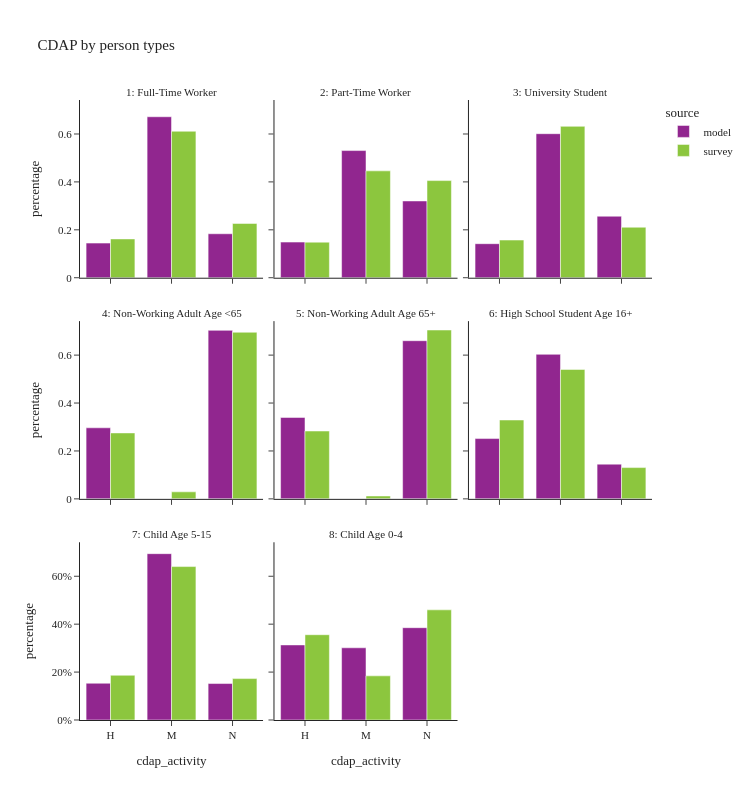

The cell this chart's notebook holds for it:
### Code cell
util.plot_share_facetbar(per_data, 'person_weight', share_col="cdap_activity", title="CDAP by person types", 
                            facet_col="ptype_label", facet_col_wrap=3, height=800, orientation='v')

### Figure 1 — Plotly figure (JSON) as saved in the notebook; plotly's stock layout.template omitted (floating-point values rounded to 4 significant figures)
{"data": [{"alignmentgroup": "True", "customdata": [[265009], [1231708], [336445]], "hovertemplate": "source=model<br>ptype_label=1: Full-Time Worker<br>cdap_activity=%{x}<br>percentage=%{y}<br>sample_size=%{customdata[0]}<extra></extra>", "legendgroup": "model", "marker": {"color": "#91268F", "pattern": {"shape": ""}}, "name": "model", "offsetgroup": "model", "orientation": "v", "showlegend": true, "textposition": "auto", "type": "bar", "x": ["H", "M", "N"], "xaxis": "x7", "y": [0.1446, 0.6719, 0.1835], "yaxis": "y7"}, {"alignmentgroup": "True", "customdata": [[51923], [185223], [111822]], "hovertemplate": "source=model<br>ptype_label=2: Part-Time Worker<br>cdap_activity=%{x}<br>percentage=%{y}<br>sample_size=%{customdata[0]}<extra></extra>", "legendgroup": "model", "marker": {"color": "#91268F", "pattern": {"shape": ""}}, "name": "model", "offsetgroup": "model", "orientation": "v", "showlegend": false, "textposition": "auto", "type": "bar", "x": ["H", "M", "N"], "xaxis": "x8", "y": [0.1488, 0.5308, 0.3204], "yaxis": "y8"}, {"alignmentgroup": "True", "customdata": [[23073], [97629], [41686]], "hovertemplate": "source=model<br>ptype_label=3: University Student<br>cdap_activity=%{x}<br>percentage=%{y}<br>sample_size=%{customdata[0]}<extra></extra>", "legendgroup": "model", "marker": {"color": "#91268F", "pattern": {"shape": ""}}, "name": "model", "offsetgroup": "model", "orientation": "v", "showlegend": false, "textposition": "auto", "type": "bar", "x": ["H", "M", "N"], "xaxis": "x9", "y": [0.1421, 0.6012, 0.2567], "yaxis": "y9"}, {"alignmentgroup": "True", "customdata": [[166701], [395320]], "hovertemplate": "source=model<br>ptype_label=4: Non-Working Adult Age <65<br>cdap_activity=%{x}<br>percentage=%{y}<br>sample_size=%{customdata[0]}<extra></extra>", "legendgroup": "model", "marker": {"color": "#91268F", "pattern": {"shape": ""}}, "name": "model", "offsetgroup": "model", "orientation": "v", "showlegend": false, "textposition": "auto", "type": "bar", "x": ["H", "N"], "xaxis": "x4", "y": [0.2966, 0.7034], "yaxis": "y4"}, {"alignmentgroup": "True", "customdata": [[176736], [343312]], "hovertemplate": "source=model<br>ptype_label=5: Non-Working Adult Age 65+<br>cdap_activity=%{x}<br>percentage=%{y}<br>sample_size=%{customdata[0]}<extra></extra>", "legendgroup": "model", "marker": {"color": "#91268F", "pattern": {"shape": ""}}, "name": "model", "offsetgroup": "model", "orientation": "v", "showlegend": false, "textposition": "auto", "type": "bar", "x": ["H", "N"], "xaxis": "x5", "y": [0.3398, 0.6602], "yaxis": "y5"}, {"alignmentgroup": "True", "customdata": [[32110], [76966], [18487]], "hovertemplate": "source=model<br>ptype_label=6: High School Student Age 16+<br>cdap_activity=%{x}<br>percentage=%{y}<br>sample_size=%{customdata[0]}<extra></extra>", "legendgroup": "model", "marker": {"color": "#91268F", "pattern": {"shape": ""}}, "name": "model", "offsetgroup": "model", "orientation": "v", "showlegend": false, "textposition": "auto", "type": "bar", "x": ["H", "M", "N"], "xaxis": "x6", "y": [0.2517, 0.6034, 0.1449], "yaxis": "y6"}, {"alignmentgroup": "True", "customdata": [[85494], [386817], [84792]], "hovertemplate": "source=model<br>ptype_label=7: Child Age 5-15<br>cdap_activity=%{x}<br>percentage=%{y}<br>sample_size=%{customdata[0]}<extra></extra>", "legendgroup": "model", "marker": {"color": "#91268F", "pattern": {"shape": ""}}, "name": "model", "offsetgroup": "model", "orientation": "v", "showlegend": false, "textposition": "auto", "type": "bar", "x": ["H", "M", "N"], "xaxis": "x", "y": [0.1535, 0.6943, 0.1522], "yaxis": "y"}, {"alignmentgroup": "True", "customdata": [[76685], [73770], [94301]], "hovertemplate": "source=model<br>ptype_label=8: Child Age 0-4<br>cdap_activity=%{x}<br>percentage=%{y}<br>sample_size=%{customdata[0]}<extra></extra>", "legendgroup": "model", "marker": {"color": "#91268F", "pattern": {"shape": ""}}, "name": "model", "offsetgroup": "model", "orientation": "v", "showlegend": false, "textposition": "auto", "type": "bar", "x": ["H", "M", "N"], "xaxis": "x2", "y": [0.3133, 0.3014, 0.3853], "yaxis": "y2"}, {"alignmentgroup": "True", "customdata": [[835], [2684], [1553]], "hovertemplate": "source=survey<br>ptype_label=1: Full-Time Worker<br>cdap_activity=%{x}<br>percentage=%{y}<br>sample_size=%{customdata[0]}<extra></extra>", "legendgroup": "survey", "marker": {"color": "#8CC63E", "pattern": {"shape": ""}}, "name": "survey", "offsetgroup": "survey", "orientation": "v", "showlegend": true, "textposition": "auto", "type": "bar", "x": ["H", "M", "N"], "xaxis": "x7", "y": [0.162, 0.6114, 0.2266], "yaxis": "y7"}, {"alignmentgroup": "True", "customdata": [[327], [515], [652]], "hovertemplate": "source=survey<br>ptype_label=2: Part-Time Worker<br>cdap_activity=%{x}<br>percentage=%{y}<br>sample_size=%{customdata[0]}<extra></extra>", "legendgroup": "survey", "marker": {"color": "#8CC63E", "pattern": {"shape": ""}}, "name": "survey", "offsetgroup": "survey", "orientation": "v", "showlegend": false, "textposition": "auto", "type": "bar", "x": ["H", "M", "N"], "xaxis": "x8", "y": [0.1485, 0.446, 0.4055], "yaxis": "y8"}, {"alignmentgroup": "True", "customdata": [[154], [245], [166]], "hovertemplate": "source=survey<br>ptype_label=3: University Student<br>cdap_activity=%{x}<br>percentage=%{y}<br>sample_size=%{customdata[0]}<extra></extra>", "legendgroup": "survey", "marker": {"color": "#8CC63E", "pattern": {"shape": ""}}, "name": "survey", "offsetgroup": "survey", "orientation": "v", "showlegend": false, "textposition": "auto", "type": "bar", "x": ["H", "M", "N"], "xaxis": "x9", "y": [0.1572, 0.6319, 0.2108], "yaxis": "y9"}, {"alignmentgroup": "True", "customdata": [[834], [35], [1007]], "hovertemplate": "source=survey<br>ptype_label=4: Non-Working Adult Age <65<br>cdap_activity=%{x}<br>percentage=%{y}<br>sample_size=%{customdata[0]}<extra></extra>", "legendgroup": "survey", "marker": {"color": "#8CC63E", "pattern": {"shape": ""}}, "name": "survey", "offsetgroup": "survey", "orientation": "v", "showlegend": false, "textposition": "auto", "type": "bar", "x": ["H", "M", "N"], "xaxis": "x4", "y": [0.2752, 0.02936, 0.6954], "yaxis": "y4"}, {"alignmentgroup": "True", "customdata": [[480], [10], [1150]], "hovertemplate": "source=survey<br>ptype_label=5: Non-Working Adult Age 65+<br>cdap_activity=%{x}<br>percentage=%{y}<br>sample_size=%{customdata[0]}<extra></extra>", "legendgroup": "survey", "marker": {"color": "#8CC63E", "pattern": {"shape": ""}}, "name": "survey", "offsetgroup": "survey", "orientation": "v", "showlegend": false, "textposition": "auto", "type": "bar", "x": ["H", "M", "N"], "xaxis": "x5", "y": [0.2832, 0.01205, 0.7048], "yaxis": "y5"}, {"alignmentgroup": "True", "customdata": [[48], [53], [20]], "hovertemplate": "source=survey<br>ptype_label=6: High School Student Age 16+<br>cdap_activity=%{x}<br>percentage=%{y}<br>sample_size=%{customdata[0]}<extra></extra>", "legendgroup": "survey", "marker": {"color": "#8CC63E", "pattern": {"shape": ""}}, "name": "survey", "offsetgroup": "survey", "orientation": "v", "showlegend": false, "textposition": "auto", "type": "bar", "x": ["H", "M", "N"], "xaxis": "x6", "y": [0.3292, 0.5403, 0.1305], "yaxis": "y6"}, {"alignmentgroup": "True", "customdata": [[236], [529], [201]], "hovertemplate": "source=survey<br>ptype_label=7: Child Age 5-15<br>cdap_activity=%{x}<br>percentage=%{y}<br>sample_size=%{customdata[0]}<extra></extra>", "legendgroup": "survey", "marker": {"color": "#8CC63E", "pattern": {"shape": ""}}, "name": "survey", "offsetgroup": "survey", "orientation": "v", "showlegend": false, "textposition": "auto", "type": "bar", "x": ["H", "M", "N"], "xaxis": "x", "y": [0.1867, 0.6404, 0.1729], "yaxis": "y"}, {"alignmentgroup": "True", "customdata": [[197], [119], [218]], "hovertemplate": "source=survey<br>ptype_label=8: Child Age 0-4<br>cdap_activity=%{x}<br>percentage=%{y}<br>sample_size=%{customdata[0]}<extra></extra>", "legendgroup": "survey", "marker": {"color": "#8CC63E", "pattern": {"shape": ""}}, "name": "survey", "offsetgroup": "survey", "orientation": "v", "showlegend": false, "textposition": "auto", "type": "bar", "x": ["H", "M", "N"], "xaxis": "x2", "y": [0.356, 0.1843, 0.4598], "yaxis": "y2"}], "layout": {"annotations": [{"font": {}, "showarrow": false, "text": "7: Child Age 5-15", "x": 0.16, "xanchor": "center", "xref": "paper", "y": 0.2867, "yanchor": "bottom", "yref": "paper"}, {"font": {}, "showarrow": false, "text": "8: Child Age 0-4", "x": 0.5, "xanchor": "center", "xref": "paper", "y": 0.2867, "yanchor": "bottom", "yref": "paper"}, {"font": {}, "showarrow": false, "text": "4: Non-Working Adult Age <65", "x": 0.16, "xanchor": "center", "xref": "paper", "y": 0.6433, "yanchor": "bottom", "yref": "paper"}, {"font": {}, "showarrow": false, "text": "5: Non-Working Adult Age 65+", "x": 0.5, "xanchor": "center", "xref": "paper", "y": 0.6433, "yanchor": "bottom", "yref": "paper"}, {"font": {}, "showarrow": false, "text": "6: High School Student Age 16+", "x": 0.84, "xanchor": "center", "xref": "paper", "y": 0.6433, "yanchor": "bottom", "yref": "paper"}, {"font": {}, "showarrow": false, "text": "1: Full-Time Worker", "x": 0.16, "xanchor": "center", "xref": "paper", "y": 1.0, "yanchor": "bottom", "yref": "paper"}, {"font": {}, "showarrow": false, "text": "2: Part-Time Worker", "x": 0.5, "xanchor": "center", "xref": "paper", "y": 1.0, "yanchor": "bottom", "yref": "paper"}, {"font": {}, "showarrow": false, "text": "3: University Student", "x": 0.84, "xanchor": "center", "xref": "paper", "y": 1.0, "yanchor": "bottom", "yref": "paper"}], "barmode": "group", "height": 800, "legend": {"title": {"text": "source"}, "tracegroupgap": 0}, "title": {"text": "CDAP by person types"}, "width": 750, "xaxis": {"anchor": "y", "domain": [0.0, 0.32], "title": {"text": "cdap_activity"}}, "xaxis2": {"anchor": "y2", "domain": [0.34, 0.66], "matches": "x", "title": {"text": "cdap_activity"}}, "xaxis3": {"anchor": "y3", "domain": [0.68, 1.0], "matches": "x", "title": {"text": "cdap_activity"}}, "xaxis4": {"anchor": "y4", "domain": [0.0, 0.32], "matches": "x", "showticklabels": false}, "xaxis5": {"anchor": "y5", "domain": [0.34, 0.66], "matches": "x", "showticklabels": false}, "xaxis6": {"anchor": "y6", "domain": [0.68, 1.0], "matches": "x", "showticklabels": false}, "xaxis7": {"anchor": "y7", "domain": [0.0, 0.32], "matches": "x", "showticklabels": false}, "xaxis8": {"anchor": "y8", "domain": [0.34, 0.66], "matches": "x", "showticklabels": false}, "xaxis9": {"anchor": "y9", "domain": [0.68, 1.0], "matches": "x", "showticklabels": false}, "yaxis": {"anchor": "x", "domain": [0.0, 0.2867], "tickformat": ".0%", "title": {"text": "percentage"}}, "yaxis2": {"anchor": "x2", "domain": [0.0, 0.2867], "matches": "y", "showticklabels": false, "tickformat": ".0%"}, "yaxis3": {"anchor": "x3", "domain": [0.0, 0.2867], "matches": "y", "showticklabels": false}, "yaxis4": {"anchor": "x4", "domain": [0.3567, 0.6433], "matches": "y", "title": {"text": "percentage"}}, "yaxis5": {"anchor": "x5", "domain": [0.3567, 0.6433], "matches": "y", "showticklabels": false}, "yaxis6": {"anchor": "x6", "domain": [0.3567, 0.6433], "matches": "y", "showticklabels": false}, "yaxis7": {"anchor": "x7", "domain": [0.7133, 1.0], "matches": "y", "title": {"text": "percentage"}}, "yaxis8": {"anchor": "x8", "domain": [0.7133, 1.0], "matches": "y", "showticklabels": false}, "yaxis9": {"anchor": "x9", "domain": [0.7133, 1.0], "matches": "y", "showticklabels": false}}}
